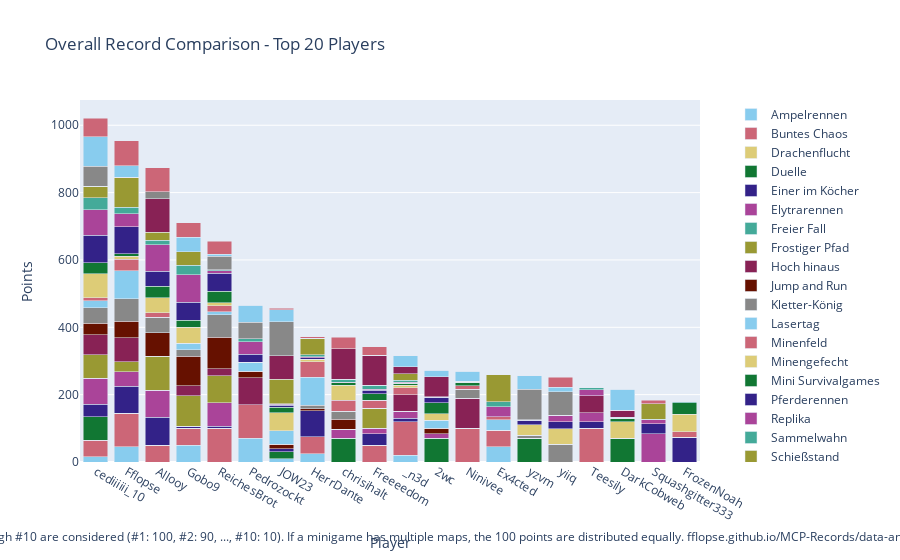

Here is the notebook cell this chart was saved with:
### Code cell
import plotly.graph_objects as go

# Sum all columns to get the total score
outDf['Total'] = outDf.sum(axis=1)

# Sort by total score and fill N/A values with 0
outDf = outDf.sort_values(by='Total', ascending=False).fillna(0)

# Crop to top 10 players
cropDf = outDf.head(20).copy()

# Drop the 'Total' column for plotting
cropDf = cropDf.drop(columns=['Total'])

# Create a color palette
color_palette = px.colors.qualitative.Safe

# Create the stacked bar plot
fig = go.Figure()

for column in cropDf.columns.difference(['Player']):
    fig.add_trace(go.Bar(
        x=cropDf.index,
        y=cropDf[column],
        name=column,
        marker_color=color_palette[len(fig.data) % len(color_palette)]
    ))

# Update layout
fig.update_layout(
    barmode='stack',
    title='Overall Record Comparison - Top 20 Players',
    xaxis=dict(title='Player'),
    yaxis=dict(title='Points'),
    #height=800,
    #width=1000,
    legend=dict(
        x=1.05,
        y=0.5,
        traceorder='normal',
        font=dict(size=12),
        bgcolor='rgba(255, 255, 255, 0)',
        bordercolor='rgba(0, 0, 0, 0)'
    ),
    margin=dict(r=200),  # Adjust right margin to make room for the legend
    annotations=[
        dict(
            x=0.5,
            y=-0.235,
            xref='paper',
            yref='paper',
            text='Max 100 points per minigame. Records #1 through #10 are considered (#1: 100, #2: 90, ..., #10: 10). If a minigame has multiple maps, the 100 points are distributed equally. fflopse.github.io/MCP-Records/data-analysis/global-ranking.ipynb',
            showarrow=False,
            font=dict(size=12),
            xanchor='center'
        )
    ]
)

fig.show()

# save the plot as an html file

fig.write_html('out/overall_record_comparison.html')

### Figure 1 — Plotly figure (JSON) as saved in the notebook; plotly's stock layout.template omitted (floating-point values rounded to 4 significant figures)
{"data": [{"marker": {"color": "rgb(136, 204, 238)"}, "name": "Ampelrennen", "type": "bar", "x": ["cediiiiii_10", "Fflopse", "Allooy", "Gobo9", "ReichesBrot", "Pedrozockt", "JOW23", "HerrDante", "chrisihalt", "Freeeedom", "_n3d", "2wc", "Ninivee", "Ex4cted", "yzvm", "yiiq", "Teesily", "DarkCobweb", "Squashgitter333", "FrozenNoah"], "y": [15, 45, 0, 50, 0, 70, 10, 25, 0, 0, 20, 0, 0, 45, 0, 0, 0, 0, 0, 0]}, {"marker": {"color": "rgb(204, 102, 119)"}, "name": "Buntes Chaos", "type": "bar", "x": ["cediiiiii_10", "Fflopse", "Allooy", "Gobo9", "ReichesBrot", "Pedrozockt", "JOW23", "HerrDante", "chrisihalt", "Freeeedom", "_n3d", "2wc", "Ninivee", "Ex4cted", "yzvm", "yiiq", "Teesily", "DarkCobweb", "Squashgitter333", "FrozenNoah"], "y": [50, 100, 50, 50, 100, 100, 0, 50, 0, 50, 100, 0, 100, 50, 0, 0, 100, 0, 0, 0]}, {"marker": {"color": "rgb(221, 204, 119)"}, "name": "Drachenflucht", "type": "bar", "x": ["cediiiiii_10", "Fflopse", "Allooy", "Gobo9", "ReichesBrot", "Pedrozockt", "JOW23", "HerrDante", "chrisihalt", "Freeeedom", "_n3d", "2wc", "Ninivee", "Ex4cted", "yzvm", "yiiq", "Teesily", "DarkCobweb", "Squashgitter333", "FrozenNoah"], "y": [0, 0, 0, 0, 0, 0, 0, 0, 0, 0, 0, 0, 0, 0, 0, 0, 0, 0, 0, 0]}, {"marker": {"color": "rgb(17, 119, 51)"}, "name": "Duelle", "type": "bar", "x": ["cediiiiii_10", "Fflopse", "Allooy", "Gobo9", "ReichesBrot", "Pedrozockt", "JOW23", "HerrDante", "chrisihalt", "Freeeedom", "_n3d", "2wc", "Ninivee", "Ex4cted", "yzvm", "yiiq", "Teesily", "DarkCobweb", "Squashgitter333", "FrozenNoah"], "y": [70, 0, 0, 0, 0, 0, 20, 0, 70, 0, 0, 70, 0, 0, 70, 0, 0, 70, 0, 0]}, {"marker": {"color": "rgb(51, 34, 136)"}, "name": "Einer im Köcher", "type": "bar", "x": ["cediiiiii_10", "Fflopse", "Allooy", "Gobo9", "ReichesBrot", "Pedrozockt", "JOW23", "HerrDante", "chrisihalt", "Freeeedom", "_n3d", "2wc", "Ninivee", "Ex4cted", "yzvm", "yiiq", "Teesily", "DarkCobweb", "Squashgitter333", "FrozenNoah"], "y": [36.67, 80, 83.33, 6.667, 6.667, 0, 10, 76.67, 0, 33.33, 10, 0, 0, 0, 0, 0, 20, 0, 0, 73.33]}, {"marker": {"color": "rgb(170, 68, 153)"}, "name": "Elytrarennen", "type": "bar", "x": ["cediiiiii_10", "Fflopse", "Allooy", "Gobo9", "ReichesBrot", "Pedrozockt", "JOW23", "HerrDante", "chrisihalt", "Freeeedom", "_n3d", "2wc", "Ninivee", "Ex4cted", "yzvm", "yiiq", "Teesily", "DarkCobweb", "Squashgitter333", "FrozenNoah"], "y": [76.67, 43.33, 80, 0, 70, 0, 0, 0, 26.67, 16.67, 20, 13.33, 0, 0, 0, 0, 26.67, 0, 83.33, 0]}, {"marker": {"color": "rgb(68, 170, 153)"}, "name": "Freier Fall", "type": "bar", "x": ["cediiiiii_10", "Fflopse", "Allooy", "Gobo9", "ReichesBrot", "Pedrozockt", "JOW23", "HerrDante", "chrisihalt", "Freeeedom", "_n3d", "2wc", "Ninivee", "Ex4cted", "yzvm", "yiiq", "Teesily", "DarkCobweb", "Squashgitter333", "FrozenNoah"], "y": [0, 0, 0, 0, 0, 0, 0, 0, 0, 0, 0, 0, 0, 0, 0, 0, 0, 0, 0, 0]}, {"marker": {"color": "rgb(153, 153, 51)"}, "name": "Frostiger Pfad", "type": "bar", "x": ["cediiiiii_10", "Fflopse", "Allooy", "Gobo9", "ReichesBrot", "Pedrozockt", "JOW23", "HerrDante", "chrisihalt", "Freeeedom", "_n3d", "2wc", "Ninivee", "Ex4cted", "yzvm", "yiiq", "Teesily", "DarkCobweb", "Squashgitter333", "FrozenNoah"], "y": [70, 30, 100, 90, 80, 0, 0, 0, 0, 60, 0, 0, 0, 0, 0, 0, 0, 0, 0, 0]}, {"marker": {"color": "rgb(136, 34, 85)"}, "name": "Hoch hinaus", "type": "bar", "x": ["cediiiiii_10", "Fflopse", "Allooy", "Gobo9", "ReichesBrot", "Pedrozockt", "JOW23", "HerrDante", "chrisihalt", "Freeeedom", "_n3d", "2wc", "Ninivee", "Ex4cted", "yzvm", "yiiq", "Teesily", "DarkCobweb", "Squashgitter333", "FrozenNoah"], "y": [60, 70, 0, 30, 20, 80, 0, 0, 0, 0, 50, 0, 90, 0, 0, 0, 50, 0, 0, 0]}, {"marker": {"color": "rgb(102, 17, 0)"}, "name": "Jump and Run", "type": "bar", "x": ["cediiiiii_10", "Fflopse", "Allooy", "Gobo9", "ReichesBrot", "Pedrozockt", "JOW23", "HerrDante", "chrisihalt", "Freeeedom", "_n3d", "2wc", "Ninivee", "Ex4cted", "yzvm", "yiiq", "Teesily", "DarkCobweb", "Squashgitter333", "FrozenNoah"], "y": [33.33, 50, 70, 86.67, 93.33, 20, 13.33, 6.667, 30, 0, 0, 16.67, 0, 0, 0, 0, 0, 0, 0, 0]}, {"marker": {"color": "rgb(136, 136, 136)"}, "name": "Kletter-König", "type": "bar", "x": ["cediiiiii_10", "Fflopse", "Allooy", "Gobo9", "ReichesBrot", "Pedrozockt", "JOW23", "HerrDante", "chrisihalt", "Freeeedom", "_n3d", "2wc", "Ninivee", "Ex4cted", "yzvm", "yiiq", "Teesily", "DarkCobweb", "Squashgitter333", "FrozenNoah"], "y": [46.67, 66.67, 46.67, 20, 66.67, 0, 0, 10, 23.33, 0, 0, 0, 26.67, 0, 10, 53.33, 0, 0, 0, 0]}, {"marker": {"color": "rgb(136, 204, 238)"}, "name": "Lasertag", "type": "bar", "x": ["cediiiiii_10", "Fflopse", "Allooy", "Gobo9", "ReichesBrot", "Pedrozockt", "JOW23", "HerrDante", "chrisihalt", "Freeeedom", "_n3d", "2wc", "Ninivee", "Ex4cted", "yzvm", "yiiq", "Teesily", "DarkCobweb", "Squashgitter333", "FrozenNoah"], "y": [20, 83.33, 0, 20, 10, 26.67, 40, 83.33, 0, 0, 0, 23.33, 0, 30, 0, 0, 0, 0, 0, 0]}, {"marker": {"color": "rgb(204, 102, 119)"}, "name": "Minenfeld", "type": "bar", "x": ["cediiiiii_10", "Fflopse", "Allooy", "Gobo9", "ReichesBrot", "Pedrozockt", "JOW23", "HerrDante", "chrisihalt", "Freeeedom", "_n3d", "2wc", "Ninivee", "Ex4cted", "yzvm", "yiiq", "Teesily", "DarkCobweb", "Squashgitter333", "FrozenNoah"], "y": [10, 33.33, 13.33, 0, 16.67, 0, 0, 46.67, 33.33, 23.33, 20, 0, 10, 10, 0, 0, 0, 0, 0, 16.67]}, {"marker": {"color": "rgb(221, 204, 119)"}, "name": "Minengefecht", "type": "bar", "x": ["cediiiiii_10", "Fflopse", "Allooy", "Gobo9", "ReichesBrot", "Pedrozockt", "JOW23", "HerrDante", "chrisihalt", "Freeeedom", "_n3d", "2wc", "Ninivee", "Ex4cted", "yzvm", "yiiq", "Teesily", "DarkCobweb", "Squashgitter333", "FrozenNoah"], "y": [70, 10, 45, 47.5, 10, 0, 52.5, 7.5, 45, 0, 7.5, 20, 0, 0, 30, 45, 0, 50, 0, 52.5]}, {"marker": {"color": "rgb(17, 119, 51)"}, "name": "Mini Survivalgames", "type": "bar", "x": ["cediiiiii_10", "Fflopse", "Allooy", "Gobo9", "ReichesBrot", "Pedrozockt", "JOW23", "HerrDante", "chrisihalt", "Freeeedom", "_n3d", "2wc", "Ninivee", "Ex4cted", "yzvm", "yiiq", "Teesily", "DarkCobweb", "Squashgitter333", "FrozenNoah"], "y": [33.33, 6.667, 33.33, 20, 33.33, 0, 16.67, 0, 6.667, 20, 6.667, 33.33, 10, 0, 0, 0, 0, 10, 0, 33.33]}, {"marker": {"color": "rgb(51, 34, 136)"}, "name": "Pferderennen", "type": "bar", "x": ["cediiiiii_10", "Fflopse", "Allooy", "Gobo9", "ReichesBrot", "Pedrozockt", "JOW23", "HerrDante", "chrisihalt", "Freeeedom", "_n3d", "2wc", "Ninivee", "Ex4cted", "yzvm", "yiiq", "Teesily", "DarkCobweb", "Squashgitter333", "FrozenNoah"], "y": [81.67, 80, 45, 53.33, 53.33, 23.33, 6.667, 3.333, 0, 10, 0, 15, 0, 0, 13.33, 21.67, 0, 0, 30, 0]}, {"marker": {"color": "rgb(170, 68, 153)"}, "name": "Replika", "type": "bar", "x": ["cediiiiii_10", "Fflopse", "Allooy", "Gobo9", "ReichesBrot", "Pedrozockt", "JOW23", "HerrDante", "chrisihalt", "Freeeedom", "_n3d", "2wc", "Ninivee", "Ex4cted", "yzvm", "yiiq", "Teesily", "DarkCobweb", "Squashgitter333", "FrozenNoah"], "y": [76.21, 38.93, 78.16, 81.36, 8.252, 36.5, 2.718, 3.689, 2.524, 3.01, 2.427, 0.9709, 0, 29.81, 0, 18.83, 17.57, 0.1942, 12.14, 0]}, {"marker": {"color": "rgb(68, 170, 153)"}, "name": "Sammelwahn", "type": "bar", "x": ["cediiiiii_10", "Fflopse", "Allooy", "Gobo9", "ReichesBrot", "Pedrozockt", "JOW23", "HerrDante", "chrisihalt", "Freeeedom", "_n3d", "2wc", "Ninivee", "Ex4cted", "yzvm", "yiiq", "Teesily", "DarkCobweb", "Squashgitter333", "FrozenNoah"], "y": [35.71, 18.81, 13.81, 29.29, 2.381, 8.81, 0.9524, 5.238, 8.81, 11.19, 6.19, 0.4762, 3.333, 14.52, 2.619, 0, 5.952, 2.857, 1.19, 2.381]}, {"marker": {"color": "rgb(153, 153, 51)"}, "name": "Schießstand", "type": "bar", "x": ["cediiiiii_10", "Fflopse", "Allooy", "Gobo9", "ReichesBrot", "Pedrozockt", "JOW23", "HerrDante", "chrisihalt", "Freeeedom", "_n3d", "2wc", "Ninivee", "Ex4cted", "yzvm", "yiiq", "Teesily", "DarkCobweb", "Squashgitter333", "FrozenNoah"], "y": [33.33, 90, 23.33, 40, 0, 0, 73.33, 50, 0, 0, 20, 0, 0, 80, 0, 0, 0, 0, 46.67, 0]}, {"marker": {"color": "rgb(136, 34, 85)"}, "name": "Spleef", "type": "bar", "x": ["cediiiiii_10", "Fflopse", "Allooy", "Gobo9", "ReichesBrot", "Pedrozockt", "JOW23", "HerrDante", "chrisihalt", "Freeeedom", "_n3d", "2wc", "Ninivee", "Ex4cted", "yzvm", "yiiq", "Teesily", "DarkCobweb", "Squashgitter333", "FrozenNoah"], "y": [0, 0, 100, 0, 0, 0, 70, 0, 90, 90, 20, 60, 0, 0, 0, 0, 0, 20, 0, 0]}, {"marker": {"color": "rgb(102, 17, 0)"}, "name": "Todeswürfel", "type": "bar", "x": ["cediiiiii_10", "Fflopse", "Allooy", "Gobo9", "ReichesBrot", "Pedrozockt", "JOW23", "HerrDante", "chrisihalt", "Freeeedom", "_n3d", "2wc", "Ninivee", "Ex4cted", "yzvm", "yiiq", "Teesily", "DarkCobweb", "Squashgitter333", "FrozenNoah"], "y": [0, 0, 0, 0, 0, 0, 0, 0, 0, 0, 0, 0, 0, 0, 0, 0, 0, 0, 0, 0]}, {"marker": {"color": "rgb(136, 136, 136)"}, "name": "Waffenfolge", "type": "bar", "x": ["cediiiiii_10", "Fflopse", "Allooy", "Gobo9", "ReichesBrot", "Pedrozockt", "JOW23", "HerrDante", "chrisihalt", "Freeeedom", "_n3d", "2wc", "Ninivee", "Ex4cted", "yzvm", "yiiq", "Teesily", "DarkCobweb", "Squashgitter333", "FrozenNoah"], "y": [60, 0, 20, 0, 40, 50, 100, 0, 0, 0, 0, 0, 0, 0, 90, 70, 0, 0, 0, 0]}, {"marker": {"color": "rgb(136, 204, 238)"}, "name": "Walls", "type": "bar", "x": ["cediiiiii_10", "Fflopse", "Allooy", "Gobo9", "ReichesBrot", "Pedrozockt", "JOW23", "HerrDante", "chrisihalt", "Freeeedom", "_n3d", "2wc", "Ninivee", "Ex4cted", "yzvm", "yiiq", "Teesily", "DarkCobweb", "Squashgitter333", "FrozenNoah"], "y": [86.67, 33.33, 0, 43.33, 6.667, 50, 36.67, 0, 0, 0, 33.33, 20, 30, 0, 40, 13.33, 0, 63.33, 0, 0]}, {"marker": {"color": "rgb(204, 102, 119)"}, "name": "Wettrennen", "type": "bar", "x": ["cediiiiii_10", "Fflopse", "Allooy", "Gobo9", "ReichesBrot", "Pedrozockt", "JOW23", "HerrDante", "chrisihalt", "Freeeedom", "_n3d", "2wc", "Ninivee", "Ex4cted", "yzvm", "yiiq", "Teesily", "DarkCobweb", "Squashgitter333", "FrozenNoah"], "y": [56, 74, 72, 42, 38, 0, 4, 4, 34, 24, 0, 0, 0, 0, 0, 30, 0, 0, 10, 0]}], "layout": {"annotations": [{"font": {"size": 12}, "showarrow": false, "text": "Max 100 points per minigame. Records #1 through #10 are considered (#1: 100, #2: 90, ..., #10: 10). If a minigame has multiple maps, the 100 points are distributed equally. fflopse.github.io/MCP-Records/data-analysis/global-ranking.ipynb", "x": 0.5, "xanchor": "center", "xref": "paper", "y": -0.235, "yref": "paper"}], "barmode": "stack", "legend": {"bgcolor": "rgba(255, 255, 255, 0)", "bordercolor": "rgba(0, 0, 0, 0)", "font": {"size": 12}, "traceorder": "normal", "x": 1.05, "y": 0.5}, "margin": {"r": 200}, "title": {"text": "Overall Record Comparison - Top 20 Players"}, "xaxis": {"title": {"text": "Player"}}, "yaxis": {"title": {"text": "Points"}}}}
